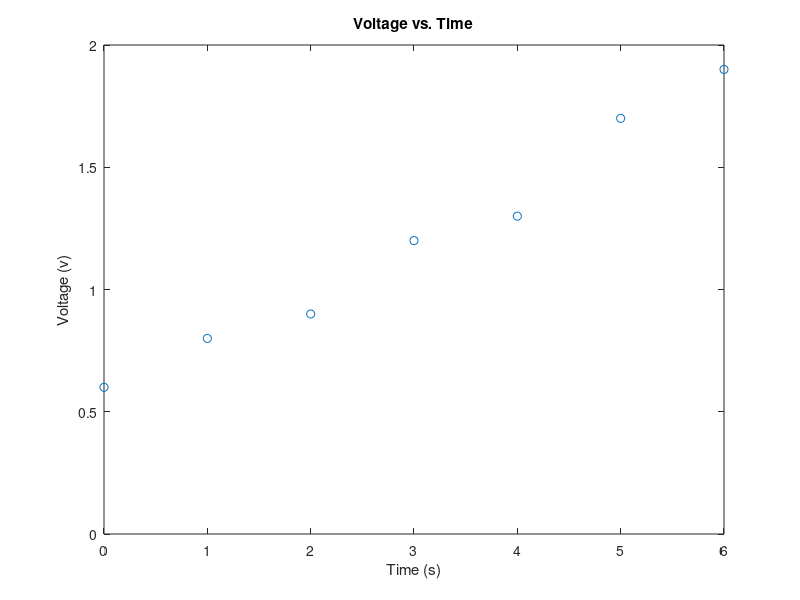

The MATLAB script that drew this image: (Note: this script raises an error after producing the figure.)
clear;

voltages = [0.6,0.8,0.9,-1.2,1.3,1.7,-1.9];
time =0:6;


voltages = abs(voltages);

plot(time,voltages,"o");

title("Voltage vs. Time");
xlabel("Time (s)");
ylabel("Voltage (v)")


disp(calculation(310));

disp(circlearea(5));

function energy = calculation(t)

energy = 5.67*10^-8 *t^4;

end


function area = circlearea(r)

area = pi *r*r;

end
